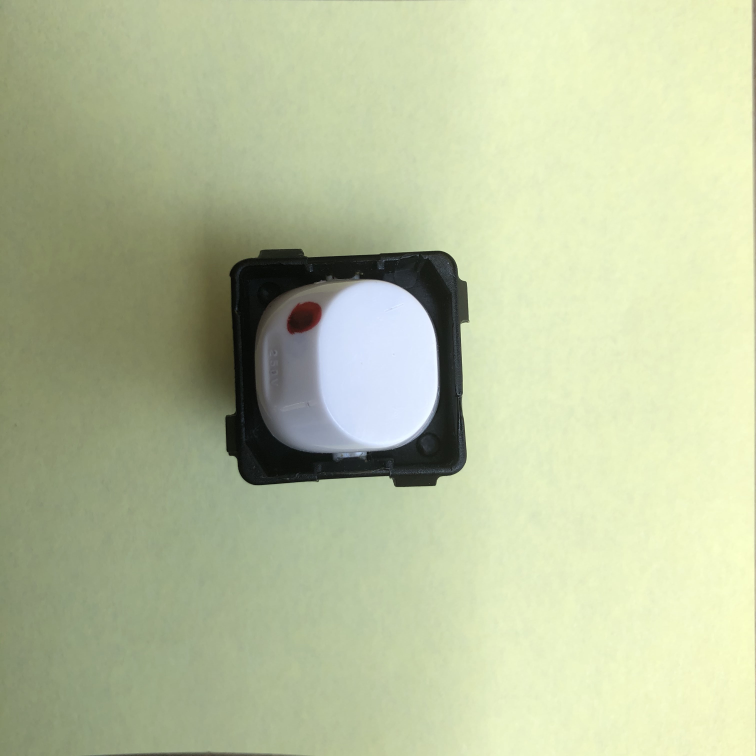
#> input picture anji/img3.jpg, 3024 x 3024 px (shown at 1/4 size)
$ python test1.py
#> lines starting #> are read from the running program, lines starting #| are printed output that depends on the picture; after the words box and inside, x2 and y2 are one past the last pixel; in counts of white or black regions, pixels touching at a corner belong together
import cv2
import numpy as np

path = 'img3.jpg'
img = cv2.imread(path)
#> img is the input picture: shape (3024, 3024, 3); mean B, G, R 158.6, 194.2, 185.4
img1 = cv2.imread(path,0)
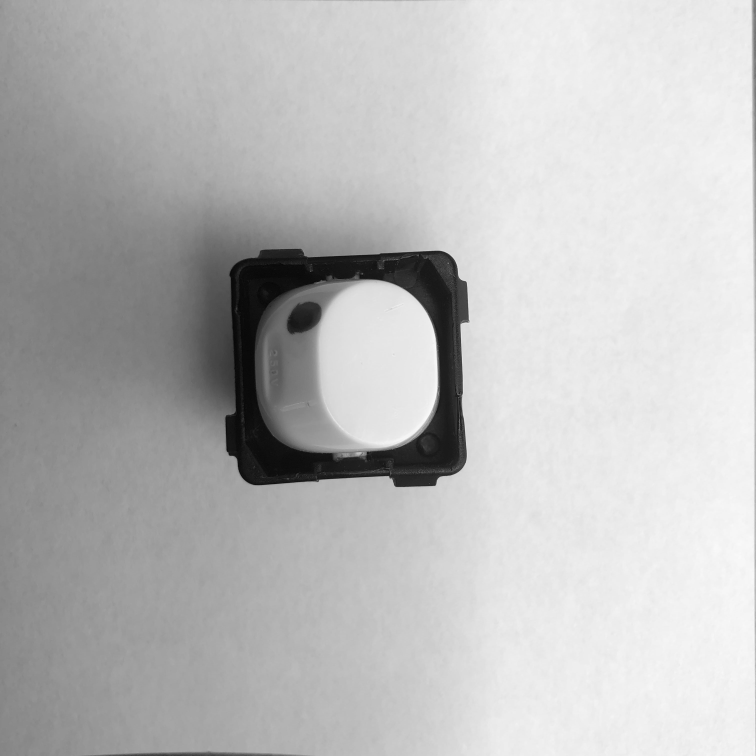
#> img1: shape (3024, 3024) (shown at 1/4 size); min 0, max 255, mean 187.5

def nothing(x):
  pass

def next1(img,edges,mask):
	x,y,w,h,x1,y1,w1,h1 = 0,0,0,0,0,0,0,0
	newx , newy = 0,0
	newx1 , newy1 = 0,0
	while True:
		contours, hierarchy = cv2.findContours(edges,cv2.RETR_TREE,cv2.CHAIN_APPROX_SIMPLE)

		for c in contours:
			x,y,w,h = cv2.boundingRect(c)
			if w>70 and h>70:
				cv2.rectangle(img,(x,y),(x+w,y+h),(155,155,0),5)
				newx = x
				newy = y
			# cv2.drawContours(img,contours,-1,(0,0,255),3)
		cv2.line(img, (0,0), (x1,y1),(255,255,255) , 5)
		cv2.imshow("img",img)
		k = cv2.waitKey(1) & 0xFF

		if k == ord('m'):
			mode = not mode
		elif k == 27:
			break

	while True:
		contours, hierarchy = cv2.findContours(mask,cv2.RETR_TREE,cv2.CHAIN_APPROX_SIMPLE)

		for c in contours:
			x1,y1,w1,h1 = cv2.boundingRect(c)
			if w1>5 and h1>10:
				cv2.rectangle(img,(x1,y1),(x1+w1,y1+h1),(155,155,255),5)
				cv2.line(img, (0,0), (newx,newy),(255,255,255) , 5)
				cv2.line(img, (0,0), (x1,y1),(255,255,0) , 5)
				newx1 = x1
				newy1 = y1
                                #cv2.line(img, (len(img),len(img[0])), (x1,y1),(255,255,0) , 5)

		cv2.imshow("img",img)
		k = cv2.waitKey(1) & 0xFF

		if k == ord('m'):
			mode = not mode
		elif k == 27:
			break

	a = np.sqrt((0-newx)*(0-newx) + (0-newy)*(0-newy))
	b = np.sqrt((0-newx1)*(0-newx1) + (0-newy1)*(0-newy1))
	print('a',a,'\nb',b)


cv2.namedWindow('Colorbars')
hh='Max'
hl='Min'
wnd = 'Colorbars'

cv2.namedWindow('cvtbar')
hh='Max'
hl='Min'
wnd = 'cvtbar'


cv2.createTrackbar("Max", "Colorbars",0,255,nothing)
cv2.createTrackbar("Min", "Colorbars",0,255,nothing)
cv2.createTrackbar("ed1", "Colorbars",0,255,nothing)
cv2.createTrackbar("ed2", "Colorbars",0,255,nothing)

cv2.createTrackbar("r1", "cvtbar",0,255,nothing)
cv2.createTrackbar("g1", "cvtbar",0,255,nothing)
cv2.createTrackbar("b1", "cvtbar",0,255,nothing)
cv2.createTrackbar("r2", "cvtbar",0,255,nothing)
cv2.createTrackbar("g2", "cvtbar",0,255,nothing)
cv2.createTrackbar("b2", "cvtbar",0,255,nothing)


img = cv2.resize(img, (400,400), fx=0.5, fy=0.5)
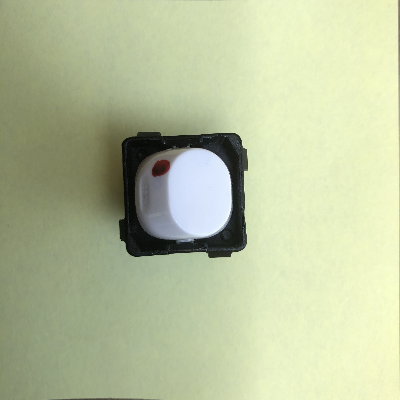
#> img: shape (400, 400, 3); mean B, G, R 158.5, 194.2, 185.4
img1 = cv2.resize(img1, (400,400), fx=0.5, fy=0.5)
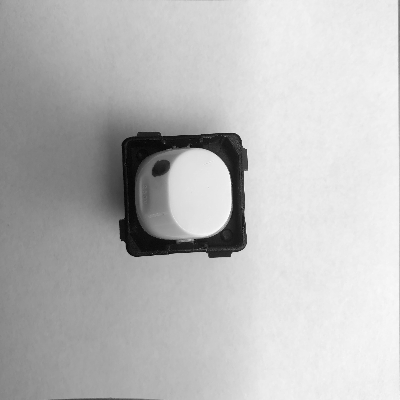
#> img1: shape (400, 400); min 2, max 251, mean 187.5

thresh1 = np.array(img)
thresh2 = np.array(img)
edges = np.array(img)

while True:
	# ret, img = cap.read()
	hsv = cv2.cvtColor(img, cv2.COLOR_BGR2HSV)
#> hsv: shape (400, 400, 3); mean H, S, V 41.3, 50.7, 195.1

	hul=cv2.getTrackbarPos("Max", "Colorbars")
	huh=cv2.getTrackbarPos("Min", "Colorbars")

	ret,thresh1 = cv2.threshold(img1,hul,huh,cv2.THRESH_BINARY)
#> thresh1: shape (400, 400); every value is 0
#> ret = 0
	ret,thresh2 = cv2.threshold(img1,hul,huh,cv2.THRESH_BINARY_INV)

	ed1=cv2.getTrackbarPos("ed1", "Colorbars")
	ed2=cv2.getTrackbarPos("ed2", "Colorbars")
	edges = cv2.Canny(thresh2,ed1,ed2)

	#CONVERT TO HSV COLORS

	r1=cv2.getTrackbarPos("r1", "cvtbar")
	g1=cv2.getTrackbarPos("g1", "cvtbar")
	b1=cv2.getTrackbarPos("b1", "cvtbar")

	r2=cv2.getTrackbarPos("r2", "cvtbar")
	g2=cv2.getTrackbarPos("g2", "cvtbar")
	b2=cv2.getTrackbarPos("b2", "cvtbar")

	lower_blue = np.array([r1,g1,b1])
	upper_blue = np.array([r2,g2,b2])

	# Threshold the HSV image to get only blue colors
	mask = cv2.inRange(img, lower_blue, upper_blue)

	# cv2.imshow(wnd)
	# cv2.imshow("thresh1",thresh1)
	cv2.imshow("thresh2",thresh2)
	cv2.imshow("edges",edges)
	cv2.imshow("mask",mask)

	k = cv2.waitKey(1) & 0xFF
#> (key Esc is pressed here)

	if k == ord('m'):
		mode = not mode
	elif k == 27:
		break

cv2.destroyAllWindows()
next1(img,edges,mask)
#> in next1, `contours, hierarchy = cv2.findContours(edges,cv2.RETR_TREE,cv2.CHAIN_A..`: contours = []
#> in next1, `cv2.line(img, (0,0), (x1,y1),(255,255,255) , 5)`: img: shape (400, 400, 3); 0.01% of pixels changed, all inside (x1, y1, x2, y2) = (0, 0, 4, 4)
#> (key Esc is pressed here)
#> (key Esc is pressed here)

$ run again, with anji/img4.jpg copied over anji/img3.jpg
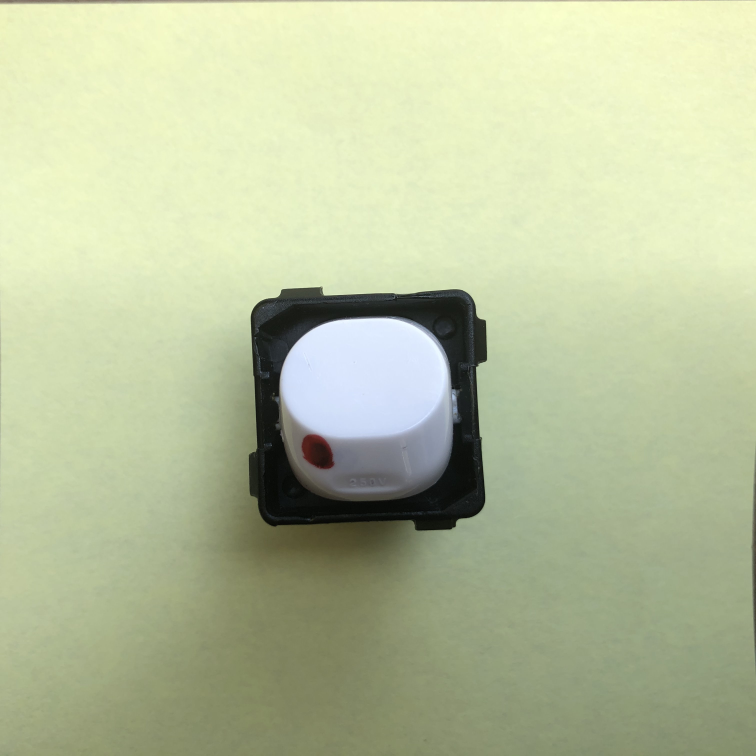
#> input picture anji/img4.jpg, 3024 x 3024 px (shown at 1/4 size)
#> img is the input picture: shape (3024, 3024, 3); mean B, G, R 158.6, 194.2, 185.4
#> `img = cv2.resize(img, (400,400), fx=0.5, fy=0.5)`:
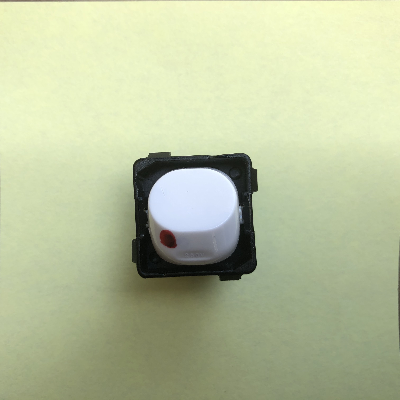
#> img: shape (400, 400, 3); mean B, G, R 158.5, 194.2, 185.4
#> `img1 = cv2.resize(img1, (400,400), fx=0.5, fy=0.5)`:
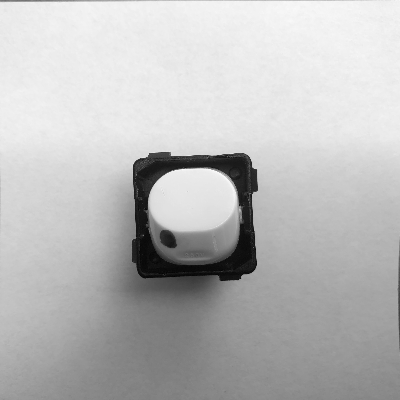
#> img1: shape (400, 400); min 2, max 251, mean 187.5
#> hsv: shape (400, 400, 3); mean H, S, V 41.3, 50.7, 195.1
#> thresh1: shape (400, 400); every value is 0
#> ret = 0
#> contours = []

$ run again, with anji/img1.jpeg copied over anji/img3.jpg
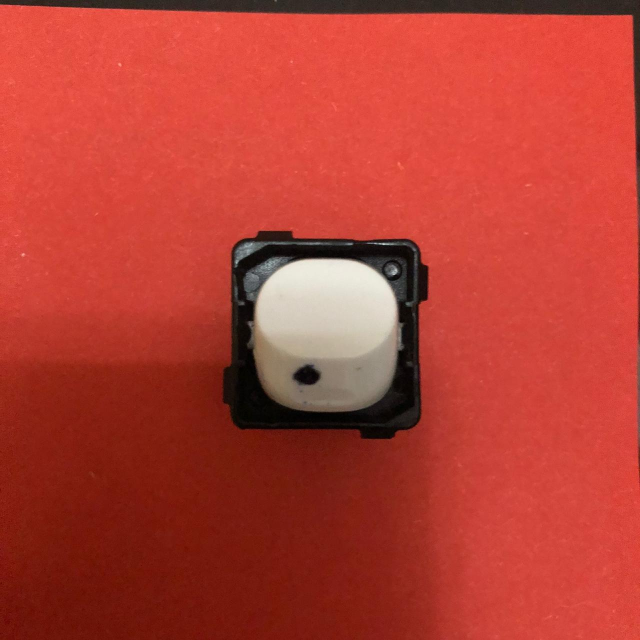
#> input picture anji/img1.jpeg, 1280 x 1280 px (shown at 1/2 size)
#> img is the input picture: shape (1280, 1280, 3); mean B, G, R 51.1, 62.6, 179.6
#> `img = cv2.resize(img, (400,400), fx=0.5, fy=0.5)`:
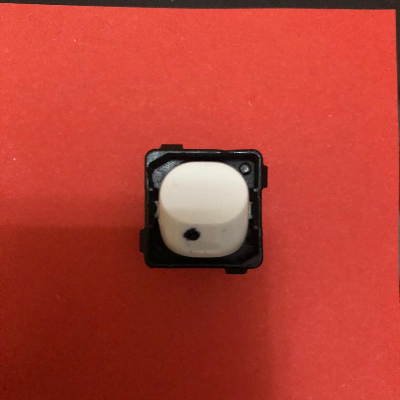
#> img: shape (400, 400, 3); mean B, G, R 51, 62.5, 179.5
#> `img1 = cv2.resize(img1, (400,400), fx=0.5, fy=0.5)`:
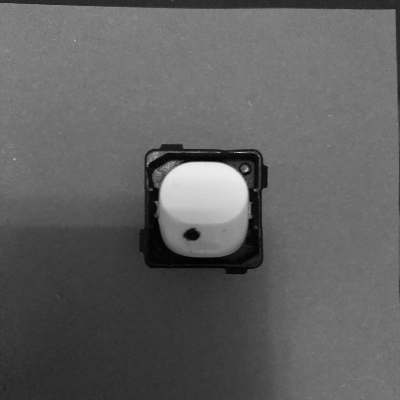
#> img1: shape (400, 400); min 0, max 235, mean 96.2
#> hsv: shape (400, 400, 3); mean H, S, V 5, 182.3, 179.6
#> thresh1: shape (400, 400); every value is 0
#> ret = 0
#> contours = []
